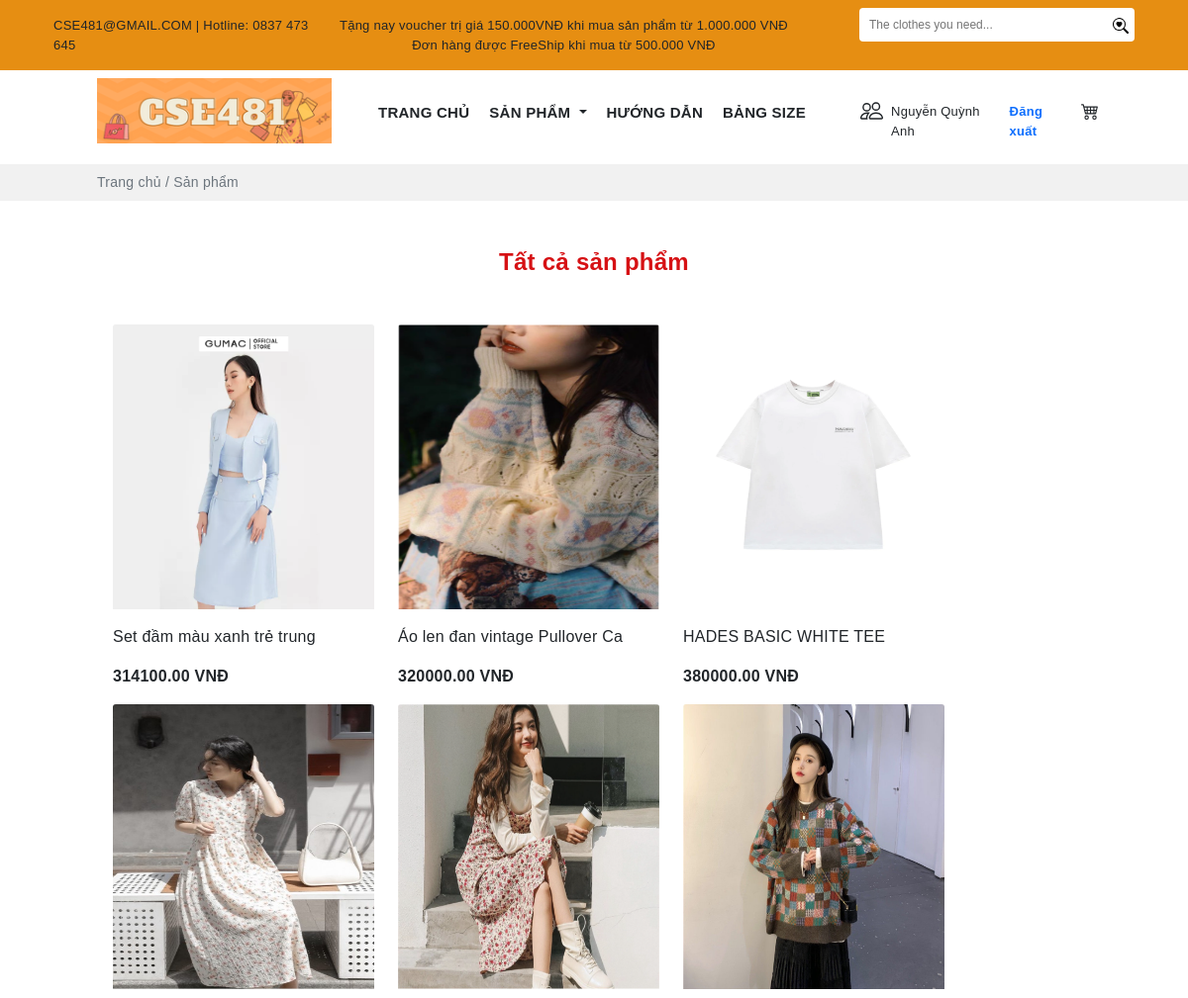
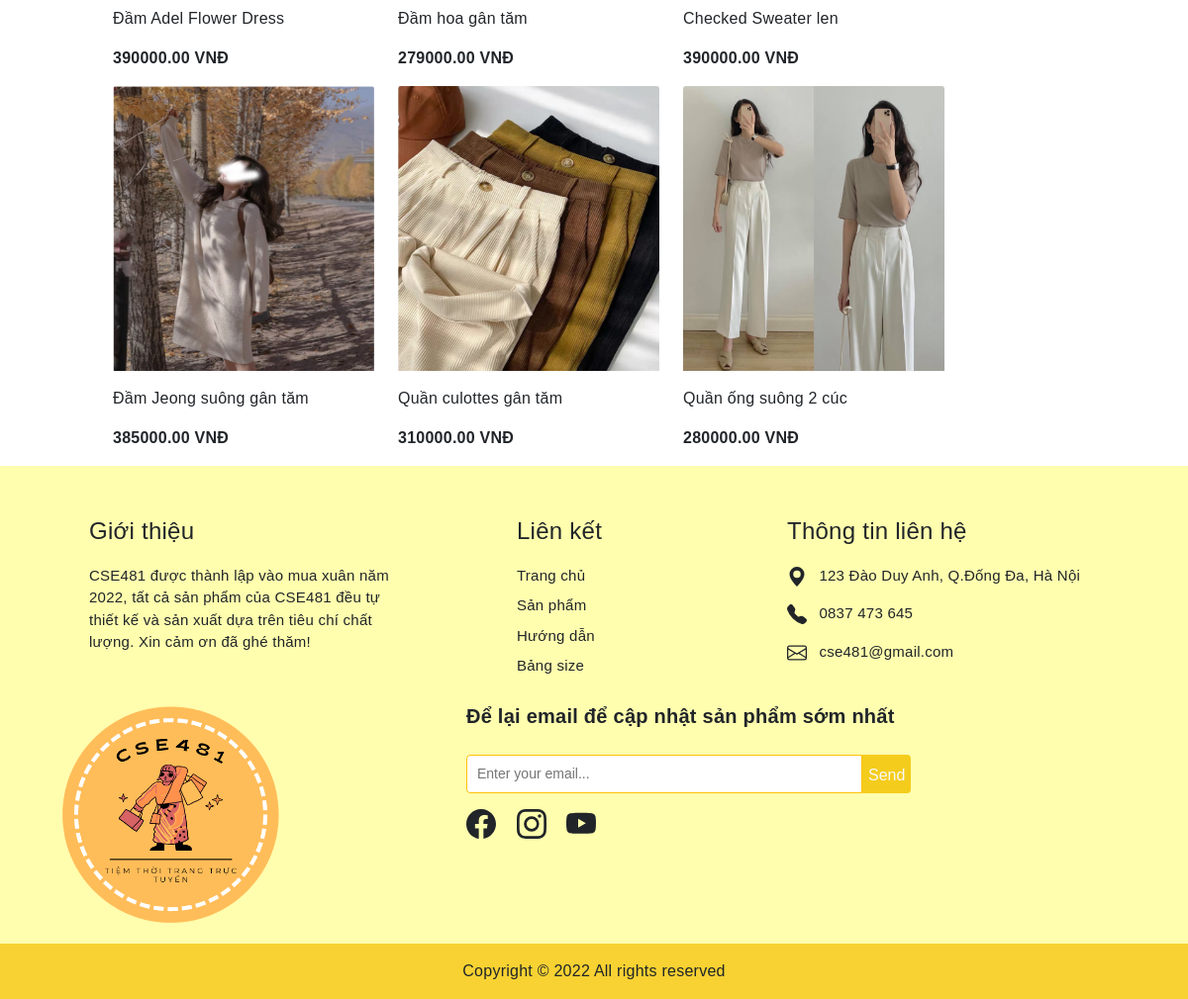
Page /product/all1.php?id=1 on the committed database (2 pictures, top to bottom).
### tables this page shows
CREATE TABLE `khachhang` (
  `MaK` int(11) NOT NULL,
  `TenK` varchar(100) DEFAULT NULL,
  `Gioitinh` varchar(10) DEFAULT NULL,
  `Ngaysinh` date DEFAULT NULL,
  `Diachi` varchar(100) DEFAULT NULL,
  `SĐT` varchar(10) DEFAULT NULL,
  `email` varchar(30) NOT NULL,
  `matkhau` varchar(50) DEFAULT NULL
);

CREATE TABLE `sanpham` (
  `MaSP` varchar(10) NOT NULL,
  `TenSP` varchar(30) DEFAULT NULL,
  `MaLH` varchar(10) NOT NULL,
  `Giaban` int(11) DEFAULT NULL,
  `Gianhap` int(11) DEFAULT NULL,
  `Tylegiamgia` double(2,2) DEFAULT NULL,
  `Soluong` int(11) DEFAULT NULL,
  `Mota` varchar(500) DEFAULT NULL,
  `Trangthai` varchar(30) DEFAULT NULL,
  `img` varchar(30) DEFAULT NULL,
  `Ngaynhap` date NOT NULL
);

### product/all1.php (the view, shortened to what this page needs)
<?php include('../config/database.php');
?>
<?php
$id =$_GET['id'];
    $sql3 = "SELECT * FROM khachhang, sanpham where khachhang.MaK='$id' ";
    $result3 = mysqli_query($conn,$sql3);
    if(mysqli_num_rows($result3)>0){
        $row = mysqli_fetch_assoc($result3);
        }
    ?>
<!DOCTYPE html>
<html lang="en">
<head>
    <link rel="stylesheet" href="https://cdn.jsdelivr.net/npm/bootstrap-icons@1.7.2/font/bootstrap-icons.css">
    <link href="https://cdn.jsdelivr.net/npm/bootstrap@5.1.3/dist/css/bootstrap.min.css" rel="stylesheet"
>
    <link rel="stylesheet" href="https://cdnjs.cloudflare.com/ajax/libs/OwlCarousel2/2.3.4/assets/owl.carousel.min.css"
 />
    <link rel="stylesheet"
        href="https://cdnjs.cloudflare.com/ajax/libs/OwlCarousel2/2.3.4/assets/owl.theme.default.min.css"
 />
    <link rel="stylesheet" href="../public/style.css">
</head>
<body>
    <div class="header">
        <div class="container-fluid" style="background:#e68e12;">
            <div class="container content">
                <div class="container">
                    <div class="row">
                        <div class="col py-3" style="font-size:13px;">
                            CSE481@GMAIL.COM | Hotline: 0837 473 645
                        </div>
                        <div class="col text-nowrap my-auto" style="font-size:13px;">
                            <p class="mb-0">
                                Tặng nay voucher trị giá 150.000VNĐ khi mua sản phẩm từ 1.000.000 VNĐ
                            </p>
                            <div class="text-center mx-auto">
                                Đơn hàng được FreeShip khi mua từ 500.000 VNĐ
                            </div>
                        </div>
                        <div class="col d-flex justify-content-end">
                            <div class="">
                                <form action="" method="GET">
                                    <div class="pt-2 ms-5 d-flex">
                                        <input class="py-2 rounded-start" type="text"
                                            style="border:none;padding-left: 10px;font-size:12px;width:250px"
                                            name="namesearch" placeholder="The clothes you need...">
                                        <button type="submit" class="border-0 rounded-0 rounded-end bg-white"> </button>
                                    </div>
                                </form>
                            </div>
                        </div>
                    </div>
                </div>
            </div>
        </div>
    </div>
    <section>
        <div class="container">
            <div class="row px-5">
                <div class="col-md-3 ">
                    <img src="../img/logo-hcn.png" alt="" class="mt-2 ms-2 img-fluid">
                </div>
                <div class="col-md ps-0 mt-4">
                    <div class="row">
                        <div class="col-md">
                            <ul class="nav justify-content-center">
                                <li class="nav-item fw-bold ">
                                    <a class="nav-link link-dark pe-1" style="font-size:15px" aria-current="page"
                                        href="../index1.php?id=<?php echo $row['email'];?>">TRANG CHỦ</a>
                                </li>
                                <li class="nav-item fw-bold">
                                    <a style="font-size:15px" class="pe-1 nav-link dropdown-toggle link-dark" href="#"
                                        id="navbarDarkDropdownMenuLink" role="button" data-bs-toggle="dropdown"
                                        aria-expanded="false">
                                        SẢN PHẨM
                                    </a>
                                </li>
                                <li class="nav-item fw-bold">
                                    <a class=" pe-1 nav-link link-dark" style="font-size:15px" href="../huongdan1.php?id=<?php echo $row['MaK']; ?>">HƯỚNG DẪN</a>
                                </li>
                                <li class="nav-item fw-bold">
                                    <a class="pe-1 nav-link link-dark" style="font-size:15px"href="../size1.php?id=<?php echo $row['MaK']; ?>">BẢNG SIZE</a>
                                </li>
                            </ul>
                        </div>
                        <div class="col-md-4 mt-1 d-flex">
                            <a href="../user.php?id=<?php echo $row['MaK'];?>" class="text-decoration-none link-dark">
                                <div class="d-flex">
                                    <p class="pt-1" style="font-size:13px"><?php echo $row['TenK']; ?></p>
                                </div>
                            </a>
                            <a href="logout.php" class="text-decoration-none link-dark">
                                <div class="ms-3">
                                    <p class="pt-1 fw-bold link-primary" style="font-size:13px">Đăng xuất</p>
                                </div>
                            </a>
                            <a href="../cart.php?id=<?php echo $row['MaK']?>">
                            </a>
                        </div>
                    </div>
                </div>
            </div>
        </div>
        <div class="mt-2" style="background:#f1f1f1">
            <div class="container">
                <p class="px-5 ms-2 py-2 text-muted" style="font-size:14px">Trang chủ / Sản phẩm</p>
            </div>
        </div>
    </section>
    <section>
          <div class="container">
            <div class="px-5 mt-5">
                <h4 class="mt-3 text-center fw-bold" style="color:#d61114;">
                    Tất cả sản phẩm</h4>
                <div class="row d-flex  px-4 mt-5">
                    <?php
                            $sql1 = "SELECT *, sanpham.Giaban-(sanpham.Giaban*sanpham.Tylegiamgia) as Giagiam from khachhang,sanpham where khachhang.MaK='$id'" ;
                            $res1 = mysqli_query($conn, $sql1);
                            $count1 = mysqli_num_rows($res1);
                            if($count1>0)
                            {
                                while($row=mysqli_fetch_assoc($res1))
                                {
                        ?>
                    <div class="card me-0 border-0" style="width: 18rem;">
                        <img src="../img/<?php echo $row['img'];?>" class="img-fluid card-img-top" alt="...">
                        <div class="card-body px-0">
                            <p class="card-text"><?php echo $row['TenSP']; ?></p>
                            <p class="d-inline fw-bold"><?php echo $row['Giagiam']; ?> VNĐ</p>
                        </div>
                    </div>
                    <?php
                                }
                            }
                                ?>
                </div>
            </div>
        </div>
    </section>
    <section style="background:#fffeae;">
        <div class="container">
            <div style="font-size:15px" class="row px-5">
                <div class="col-md-4  me-5">
                    <p class="fs-4 mt-5">Giới thiệu</p>
                    <p class="">CSE481 được thành lập vào mua xuân năm
                        2022, tất cả sản phẩm của CSE481 đều tự thiết kế và sản xuất dựa trên tiêu chí chất lượng. Xin
                        cảm ơn đã ghé thăm!</p>
                </div>
                <div class="col-md-3 me-5 ps-5">
                    <p class="fs-4 mt-5">Liên kết</p>
                    <a class="link-dark text-decoration-none" href="">
                        <p class="mb-2">Trang chủ</p>
                    </a>
                    <a class="link-dark text-decoration-none" href="">
                        <p class="mb-2">Sản phẩm</p>
                    </a>
                    <a class="link-dark text-decoration-none" href="">
                        <p class="mb-2">Hướng dẫn</p>
                    </a>
                    <a class="link-dark text-decoration-none" href="">
                        <p class="mb-2">Bảng size</p>
                    </a>
                </div>
                <div class="col-md">
                    <p class="fs-4 mt-5">Thông tin liên hệ</p>
                    <div class="">
                        <svg xmlns="http://www.w3.org/2000/svg" width="20" height="20" fill="currentColor"
                            class="bi bi-geo-alt-fill d-inline" viewBox="0 0 16 16">
                            <path
                                d="M8 16s6-5.686 6-10A6 6 0 0 0 2 6c0 4.314 6 10 6 10zm0-7a3 3 0 1 1 0-6 3 3 0 0 1 0 6z" />
                        </svg>
                        <p class="ms-2 d-inline">123 Đào Duy Anh, Q.Đống Đa, Hà Nội</p>
                    </div>
                    <div class="mt-3">
                        <p class="ms-2 d-inline">0837 473 645</p>
                    </div>
                    <div class="mt-3">
                        <p class="ms-2 d-inline">cse481@gmail.com</p>
                    </div>
                </div>
            </div>
            <div class="row">
                <div class="col-md-3 me-5">
                    <img class="img-fluid" src="../img/1.png" alt="">
                </div>
                <div class="col">
                    <div class="ms-5 mt-3 ps-5">
                        <p class="fs-5 fw-bold">Để lại email để cập nhật sản phẩm sớm nhất</p>
                        <div class="">
                            <form action="" method="GET">
                                <div class="pt-2 d-flex">
                                    <input class="py-2 border border-warning rounded-start" type="text"
                                        style="padding-left: 10px;font-size:14px;width:400px" name=""
                                        placeholder="Enter your email...">
                                    <button type="submit" style="background:#f4cc1c;"
                                        class="border-0 rounded-0 rounded-end link-light">
                                        <p class="mt-1 mb-0">Send</p>
                                    </button>
                                </div>
                            </form>
                        </div>
                        <div class="mt-3">
                            <a href="#" class="me-3 icon link-dark"></a>
                            <a href="#" class="me-3 icon link-dark"></a>
                            <a href="#" class="me-3 icon link-dark"></a>
                        </div>
                    </div>
                </div>
            </div>
        </div>
        <p class="text-center py-3 mb-0" style="background:#f7d232;">Copyright © 2022 All rights reserved</p>
    </section>
</body>
</html>

### public/style.css (style rules this page uses)
body { font-family: 'Trebuchet MS', sans-serif; letter-spacing: 0.25px; }
.card img { width: 288px; height: 288px; }

### rows in the picture
khachhang: TenK "Nguyễn Quỳnh Anh", sanpham.img (picture), sanpham.TenSP "Set đầm màu xanh trẻ trung", Giagiam "314100.00", sanpham.TenSP "Áo len đan vintage Pullover Ca", Giagiam "320000.00", sanpham.TenSP "HADES BASIC WHITE TEE", Giagiam "380000.00", sanpham.TenSP "Đầm Adel Flower Dress", Giagiam "390000.00", sanpham.TenSP "Đầm hoa gân tăm", Giagiam "279000.00", sanpham.TenSP "Checked Sweater len", sanpham.TenSP "Đầm Jeong suông gân tăm", Giagiam "385000.00", sanpham.TenSP "Quần culottes gân tăm", Giagiam "310000.00", sanpham.TenSP "Quần ống suông 2 cúc", Giagiam "280000.00"
